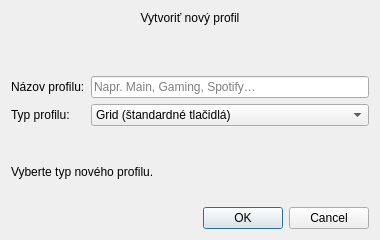
<?xml version="1.0" encoding="UTF-8"?>
<ui version="4.0">
 <class>NewProfileDialog</class>
 <widget class="QDialog" name="NewProfileDialog">
  <property name="geometry">
   <rect>
    <x>0</x>
    <y>0</y>
    <width>380</width>
    <height>240</height>
   </rect>
  </property>
  <property name="windowTitle">
   <string>Nový profil</string>
  </property>

  <layout class="QVBoxLayout">

   <!-- Nadpis -->
   <item>
    <widget class="QLabel" name="labelTitle">
     <property name="text">
      <string>Vytvoriť nový profil</string>
     </property>
     <property name="alignment">
      <set>Qt::AlignHCenter</set>
     </property>
    </widget>
   </item>

   <!-- Formulár -->
   <item>
    <layout class="QFormLayout">

     <item row="0" column="0">
      <widget class="QLabel">
       <property name="text">
        <string>Názov profilu:</string>
       </property>
      </widget>
     </item>

     <item row="0" column="1">
      <widget class="QLineEdit" name="lineProfileName">
       <property name="placeholderText">
        <string>Napr. Main, Gaming, Spotify…</string>
       </property>
      </widget>
     </item>

     <item row="1" column="0">
      <widget class="QLabel">
       <property name="text">
        <string>Typ profilu:</string>
       </property>
      </widget>
     </item>

     <item row="1" column="1">
      <widget class="QComboBox" name="comboProfileType">
       <item>
        <property name="text">
         <string>Grid (štandardné tlačidlá)</string>
        </property>
       </item>
       <item>
        <property name="text">
         <string>System monitor (CPU/GPU/RAM…)</string>
        </property>
       </item>
       <item>
        <property name="text">
         <string>Audio mixer (hlasitosť aplikácií)</string>
        </property>
       </item>
       <item>
        <property name="text">
         <string>Media control (Spotify)</string>
        </property>
       </item>
      </widget>
     </item>

    </layout>
   </item>

   <!-- Popis -->
   <item>
    <widget class="QLabel" name="labelTypeDescription">
     <property name="text">
      <string>Vyberte typ nového profilu.</string>
     </property>
     <property name="wordWrap">
      <bool>true</bool>
     </property>
    </widget>
   </item>

   <!-- ButtonBox -->
   <item>
    <widget class="QDialogButtonBox" name="buttonBox">
     <property name="standardButtons">
      <set>QDialogButtonBox::Ok|QDialogButtonBox::Cancel</set>
     </property>
    </widget>
   </item>

  </layout>
 </widget>

 <resources/>
 <connections/>
</ui>
